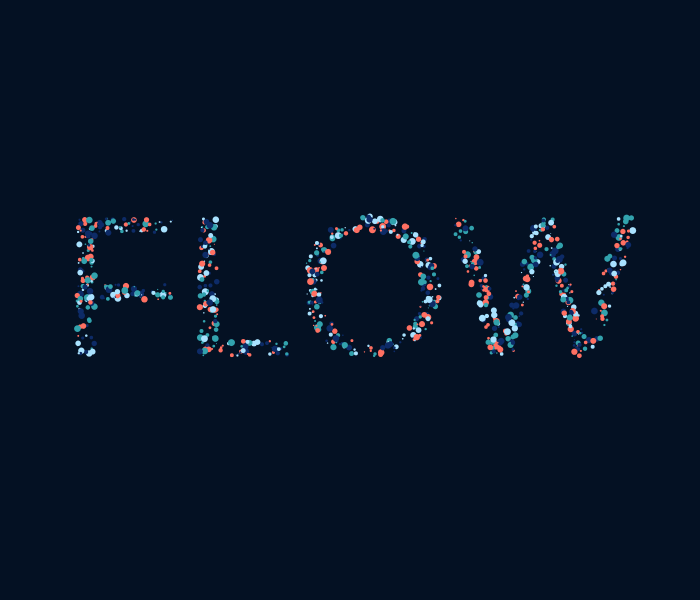
Frame 1 (no input)
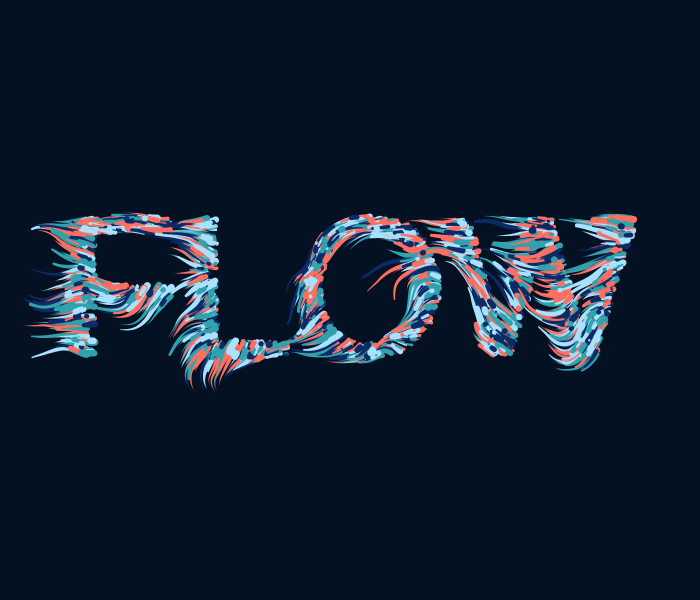
Frame 60 (no input)
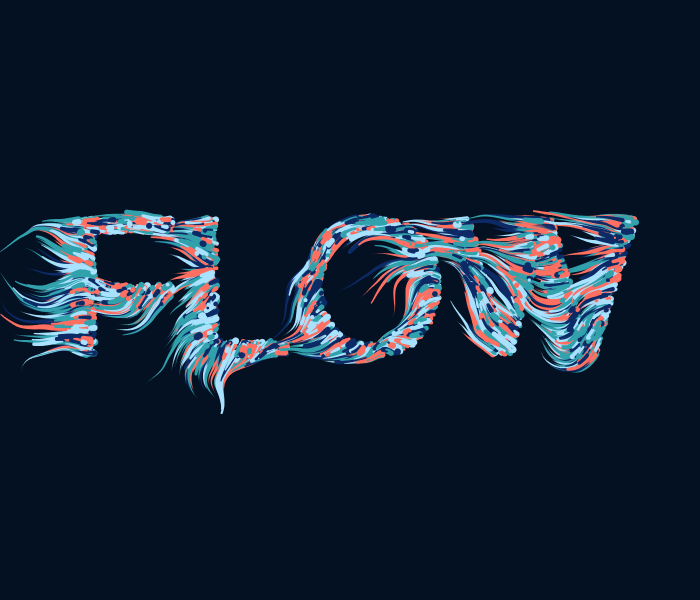
Frame 120 (the mouse pressed at the canvas centre since frame 60)

The p5.js sketch that drew these frames (run headless with seeded random() and noise() and a simulated clock; from frame 60 on, the mouse is pressed at the canvas centre):

// p5.js sketch
// ── sketch.js
const str = 'FLOW';           // Text to be rendered
const numOfParticles = 1000;  // Maximum amount of particles
let particles = [];           // Where particles are stored
let bgCol, pgCol, pg, zOff, colors;

function setup() {
    createCanvas(700, 600);
    smooth();
    pixelDensity(2);
    bgCol = color(4, 17, 35);
    pgCol = color(0);
    colors = [
        color(13, 43, 103),
        color(50, 162, 173),
        color(169, 226, 255),
        color(255, 112, 98)
    ];
    // Create off-screen graphics
    pg = createGraphics(width, height);
    pg.textSize(200);
    pg.textAlign(CENTER, CENTER);
    pg.fill(pgCol);
    pg.text(str, pg.width/2, pg.height/2);
    image(pg, 0, 0);
    background(bgCol);
}

function draw() {
    updateParticles();
    particles.forEach(particle => {
        particle.update(); // Update position and life of each particle
        particle.render(); // Draw each particle on the canvas
    });

    // if (frameCount >= 150) noLoop();
}

function updateParticles() {
    // Remove particles with no life left
    for (let i = particles.length-1; i >= 0; i--) {
        if (particles[i].life <= 0) particles.splice(i, 1);
    }
    // Add particles to the array until it reaches max amount
    while (particles.length < numOfParticles) particles.push(new Particle());
}
// ── particle.js
class Particle {
    constructor() {
        this.getPosition();
        this.life = random(0.2, 1.2);
        this.lifeRate = random(0.01, 0.05);
        this.col = colors[int(random(0, colors.length))].levels;
    }

    /**
     * Get random position inside the text
     */
    getPosition() {
        while (this.pos == null || !this.isInText(this.pos)) this.pos = createVector(random(width), random(height));
    }

    /**
     * Returns if particle is in the text
     * @param {object} _pos 
     * @returns {boolean} 
     */
    isInText(_pos) {
        let px = pg.get(floor(_pos.x), floor(_pos.y));
        return (
            px[0] == pgCol.levels[0] &&
            px[1] == pgCol.levels[1] &&
            px[2] == pgCol.levels[2] &&
            px[3] == pgCol.levels[3]
        );
    }

    /**
     * Updates the position of the particle based on angle and velocity
     * Decreases life of the particle by the lifeRate
     */
    update() {
        // The angle is based on a flowfield
        let angle = noise(this.pos.x*0.01, this.pos.y*0.01) * TWO_PI;
        // Create a 2D vector from angle and fc
        let vel = p5.Vector.fromAngle(angle);
        this.pos.add(vel);
        this.life -= this.lifeRate;
    }

    /**
     * Draws an ellipse on the canvas
     */
    render() {
        let randomNum = round(random(0, 1));
        // noFill();
        // strokeWeight(randomNum == 0 ? random(0.75, 2) : 0.75);
        // stroke(this.col[0], this.col[1], this.col[2], randomNum == 0 ? round(random(50, 75)) : 75);
        // point(this.pos.x, this.pos.y);

        fill(this.col);
        noStroke();
        let r = 6 * this.life;
        ellipse(this.pos.x, this.pos.y, r);
    }
}
